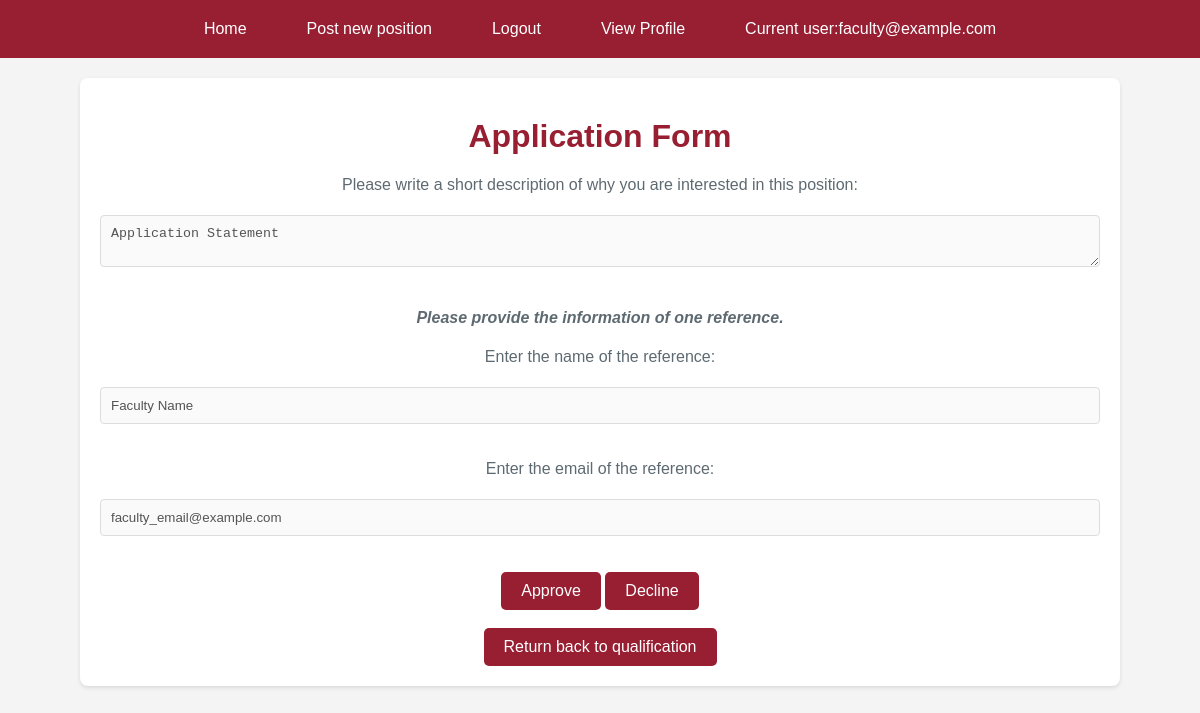
/applicants/1/qualification/3/application (signed in), run on the app's committed database.
### app/Model/models.py (models this page shows, shortened)
class User(db.Model, UserMixin):
    __tablename__ = 'user'
    id = db.Column(db.Integer, primary_key = True)
    username = db.Column(db.String(64), unique = True, index =True)
    email = db.Column(db.String(120), unique = True)
    password_hash = db.Column(db.String(128))
    first_name = db.Column(db.String(64))
    last_name = db.Column(db.String(64))
    wsu_id = db.Column(db.Integer, unique = True)
    phone_number = db.Column(db.String, unique = True)
    user_type = db.Column(db.String(50))  # user_type are 'Student' and 'Faculty'
    password = ""
    __mapper_args__ = {
       'polymorphic_identity':'User',
       'polymorphic_on':user_type
   }
    def __repr__(self):
        return '<ID {} - Username {}>'.format(self.id, self.username)
    def is_student(self):
        if self.user_type == 'Student':
            return True
        return False

class Application(db.Model):
    title = db.Column(db.String(150))
    statement = db.Column(db.String(1500))
    faculty_name = db.Column(db.String(150))
    faculty_email = db.Column(db.String(150))
    studentid = db.Column(db.Integer, db.ForeignKey('student.student_id'),primary_key=True)
    positionid = db.Column(db.Integer, db.ForeignKey('position.id'),primary_key=True,nullable=True)
    studentsapplied = db.relationship('Student')
    positionsapplied = db.relationship('Position')
    status = db.Column(db.String(30)) # Pending, Approved for Interview, Hired

### app/Controller/routes.py (the view)
@bp_routes.route('/applicants/<positionid>/qualification/<studentid>/application', methods=['GET','POST'])
@login_required
def application(positionid,studentid):
    aform  = ApplicationForm()
    if current_user.is_student():
        flash('Only faculty users can access this page')
        return redirect(url_for('routes.index'))
    theposition = Position.query.filter_by(id = positionid).first()
    if theposition.faculty_id != current_user.faculty_id:
        flash('This position does not belong to you!')
        return redirect(url_for('routes.index'))
    theapplication = Application.query.filter_by(positionid = positionid).filter_by(studentid = studentid).first()
    aform.statement.data = theapplication.statement
    aform.faculty_name.data = theapplication.faculty_name
    aform.faculty_email.data = theapplication.faculty_email
    return render_template('application.html', title = 'Application',positionid = positionid, studentid = studentid,application = theapplication,form=aform)

### app/Controller/forms.py
class ApplicationForm(FlaskForm):
    statement = TextAreaField('Statement', validators=[DataRequired(), Length(max=1500)])
    faculty_name = StringField('Name of Faculty', validators=[DataRequired(), Length(max=150)])
    faculty_email = StringField('Email of Faculty', validators=[DataRequired(), Length(max=150)])
    submit = SubmitField('Submit')

### app.py (called while the page is built, shortened)
@app.before_request
def initDB(*args, **kwargs):
    with app.app_context():
        db.create_all()
        print("#######",Student.query.all(),"######",Student.query.count(), file=sys.stderr)

### app/Model/models.py (called while the page is built)
@login.user_loader
def load_user(id):
    return User.query.get(int(id))

### app/View/templates/application.html (shortened to what this page needs)
{% extends "base.html" %}
{% block content %}
    <div class="form-container">
        <h1>Application Form</h1>
        {% if form %}
            <form action="" method="post">
                <div class="form-group">
                    <p>Please write a short description of why you are interested in this position:</p>
                    {{ form.statement(disabled=true, class="forminput") }}
                </div>
                <div class="form-group">
                    <h4 style="font-style: italic;">Please provide the information of one reference.</h4>
                    <p>Enter the name of the reference:</p>
                    {{ form.faculty_name(disabled=true, class="forminput") }}
                </div>
                <div class="form-group">
                    <p>Enter the email of the reference:</p>
                    {{ form.faculty_email(disabled=true, class="forminput") }}
                </div>
            </form>
            {% if application.status == "Pending" %}
                <div class="action-buttons">
                    <a href="{{url_for('routes.approve', positionid = positionid, studentid = studentid)}}" class="button">Approve</a>
                    <a href="{{url_for('routes.applicants', positionid = positionid)}}" class="button">Decline</a>
                </div>
            {% elif application.status == "Approved for Interview" %}
                <div class="action-buttons">
                    <a href="{{url_for('routes.hire', positionid = positionid, studentid = studentid)}}" class="button">Hired</a>
                    <a href="{{url_for('routes.reject', positionid = positionid, studentid = studentid)}}" class="button">Not Hired</a>
                </div>
            {% endif %}
            <br>
            <div class="action-buttons">
                <a href="{{url_for('routes.qualification', positionid = positionid, studentid = studentid)}}" class="button">Return back to qualification</a>
            </div>
        {% endif %}
    </div>
{% endblock %}

### app/View/templates/base.html (shortened to what this page needs)
<html>
    <head>
        <link rel="stylesheet" href="{{ url_for('static', filename='css/main.css') }}">
    </head>
    <body>
        <nav class="nav-container">
            <ul>
                <li><a href="{{ url_for('routes.index') }}" class="button">Home</a></li>
                {% if current_user.is_authenticated %}
                    {% if current_user.user_type == 'Faculty' %}
                        <li><a href="{{ url_for('routes.post_position') }}" class="button">Post new position</a></li>
                    {% endif %}
                    <li><a href="{{ url_for('auth.logout') }}" class="button">Logout</a></li>
                    <li><a href="{{ url_for('auth.profile') }}" class="button">View Profile</a></li>
                    <li><a class="button"> Current user:{{ current_user.username }} </a></li>
                {% else %}
                    <li><a href="{{ url_for('auth.register') }}" class="button">Register</a></li>
                    <li><a href="{{ url_for('auth.login') }}" class="button">Login</a></li>
                    <li><a class="button">Not Signed In</a></li>
                {% endif %}
            </ul>
        </nav>
        <div class="main-content">
            {% block content %}{% endblock %}
        </div>
    </body>
</html>

### app/View/static/css/main.css (style rules this page uses)
body { background-color: #f4f4f4; color: #5e6a71; font-family: 'Arial', sans-serif; margin: 0; padding: 0; }
h1, h2 { color: #981e32; margin-top: 20px; text-align: center; }
p, span, a { color: #5e6a71; font-size: 16px; }
.nav-container { background-color: #981e32; color: white; padding: 10px 0; text-align: center; }
.nav-container a { color: white; display: inline-block; padding: 10px 20px; text-decoration: none; }
.nav-container ul { display: flex; justify-content: center; list-style: none; margin: 0; padding: 0; }
.nav-container li { margin: 0 10px; }
.button { background-color: #981e32; border: none; border-radius: 5px; color: white; display: inline-block; padding: 10px 20px; text-decoration: none; transition: background-color 0.3s; }
.forminput, .textinput { border: 1px solid #ddd; border-radius: 4px; box-sizing: border-box; margin: 5px 0 20px 0; padding: 10px; width: 100%; }
.form-container, .profile-container { background-color: white; border-radius: 8px; box-shadow: 0 2px 4px rgba(0, 0, 0, 0.1); margin: 20px auto; max-width: 1000px; padding: 20px; text-align: center; }

### data on the page
User: username "faculty@example.com"
Application: statement "Application Statement", faculty_name "Faculty Name", faculty_email "faculty_email@example.com"
